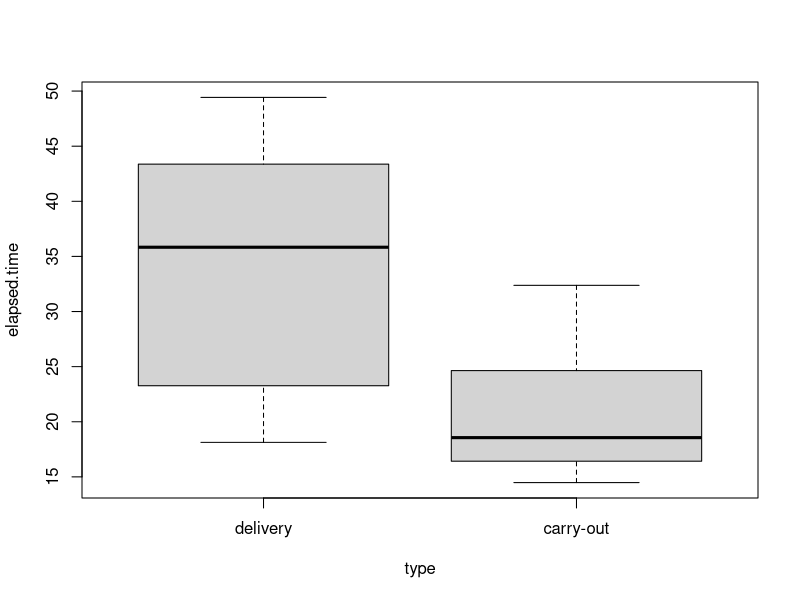

Generate this figure with R:
## --------------------------------------
## IIE/RA 3 - Sally Model’s SM Pizza Shop
## --------------------------------------

rm(list = ls()) # ажлын огторгуйг цэвэрлэх

# set.seed(1) # сийдийг бэхлэх

## Үндсэн параметрүүд

the.number.of.person.at.make.table = 3 # <= 3
oven.size = 1 # <= 3
the.number.of.delivery.person = 6

## Шаардагдах тархалтуудыг загварчлах

# Гурвалжин тархалт

rtriangular = function (n, a, c, b) {
  ifelse((u = runif(n)) < (c-a)/(b-a), a + sqrt((b-a)*(c-a)*u), b - sqrt((b-a)*(b-c)*(1-u)))
}

# hist(rtriangular(n = 500, a = 0.5, c = 0.7, b = 0.8)) # rtriangular() функцийг шалгах

## Захиалга орж ирэх хугацааны эгшинг загварчлах

simulate.demands = function () {

  demands.per.minute = splinefun( # smoothing
    x = (time = c(0,45,90,135,180)),
    y = (demands = c(20,40,60,40,20) / 60)
  )

  # plot(0:180, demands.per.minute(0:180)) # demands.per.minute() функцийг шалгах

  time = 0
  demands.time = c()
  repeat {
    time.between.demands = rexp(n = 1, rate = demands.per.minute(time))
    time = time + time.between.demands
    if (time > 180) {
      break
    }
    demands.time = c(demands.time, time)
  }
  return(demands.time)

}

demands = simulate.demands()

print(demands)

rm(simulate.demands) # хэрэгцээгүй обьектийг устгах

# ls() # обьектүүдийн жагсаалт

## Захиалгын зарим мэдээлэл: пиццаны тоо ба хэмжээ, захиалгын төрөл (delivery эсвэл carry-out), хүргэлтийн хугацаа

simulate.count.and.size = function (demands = c()) {

  # нэг захиалга дахь пиццаны тоо ба хэмжээний тархалт

  prob.dist.the.number.of.pizza = cumsum(c(64,31,5))/100
  prob.dist.size.of.pizza = cumsum(c(32,56,12))/100

  # пиццаны тоог хэмжээ тус бүрээр ялгаж хадгалах обьектүүд

  large <- medium <- small <- type <- c()

  # нэг захиалга дахь пиццаны тоо ба хэмжээг загварчлах хэсэг

  for (demand in demands) {
    the.number.of.pizza = which.max(prob.dist.the.number.of.pizza > runif(1)) # нэг захиалга дахь пиццаны тоо
    l <- m <- s <- 0
    i = 0
    while (i < the.number.of.pizza) { # пицца нэг бүрийн хэмжээг загварчлах хэсэг
      i = i + 1
      switch(which.max(prob.dist.size.of.pizza > runif(1)), # пиццаны хэмжээ
        (l = l + 1), (m = m + 1), (s = s + 1)
      )
    }
    large = c(large, l); medium = c(medium, m); small = c(small, s) # нэг захиалга дахь том, дунд ба жижиг пиццаны тоо
  }

  # захиалгын төрөл ба хүргэлтийн хугацаа

  type = factor(x = ifelse(runif(n = length(demands)) > 0.4, 1, 2), levels = c(1, 2), labels = c("delivery", "carry-out"), ordered = FALSE)

  delivery.duration = rep(0, times = length(demands)); delivery.demands = which(as.numeric(type) == 1); delivery.duration[delivery.demands] = rtriangular(n = length(delivery.demands), a = 3, c = 5, b = 12)

  # нийт захиалга: цаг, хэмжээ, тоо, захиалгын төрөл, хүргэлтийн хугацаа

  return(data.frame(time = demands, large, medium, small, type, delivery.duration))

}

demands = simulate.count.and.size(demands)

rm(simulate.count.and.size) # хэрэгцээгүй обьектийг устгах

# ls() # обьектүүдийн жагсаалт

print(demands)

## Пиццаны зарим мэдээлэл

simulate.pizza.making = function (demands = data.frame()) {

  demand.id <- size <-
    task_1 <- # Dough and saucing
    task_2 <- # Primary ingredients
    task_3 <- # Final ingredients
    c()

  for (i in as.numeric(row.names(demands))) {
    demand = demands[i,]
    demand.id = c(demand.id, rep(i, times = sum(c(demand[["large"]], demand[["medium"]], demand[["small"]]))))
    if ((n = demand[["large"]]) > 0) {
      size = c(size, rep(3, times = n))
      task_1 = c(task_1, rtriangular(n = n, 0.5, 0.7, 0.8))
      task_2 = c(task_2, rtriangular(n = n, 0.6, 0.8, 1.0))
      task_3 = c(task_3, rtriangular(n = n, 0.5, 0.6, 0.7))
    }
    if ((n = demand[["medium"]]) > 0) {
      size = c(size, rep(2, times = n))
      task_1 = c(task_1, rtriangular(n = n, 0.5, 0.7, 0.8))
      task_2 = c(task_2, rtriangular(n = n, 0.6, 0.8, 1.0))
      task_3 = c(task_3, rtriangular(n = n, 0.5, 0.6, 0.7))
    }
    if ((n = demand[["small"]]) > 0) {
      size = c(size, rep(1, times = n))
      task_1 = c(task_1, rtriangular(n = n, 0.5, 0.7, 0.8))
      task_2 = c(task_2, rtriangular(n = n, 0.6, 0.8, 1.0))
      task_3 = c(task_3, rtriangular(n = n, 0.5, 0.6, 0.7))
    }
  }

  return(data.frame (
    demand.id, # demand id on object "demands"
    size = factor(x = size, levels = c(3,2,1), labels = c("large", "medium", "small"), ordered = TRUE),
    task_1, task_2, task_3
  ))

}

pizzas = simulate.pizza.making(demands)

rm(simulate.pizza.making) # хэрэгцээгүй обьектийг устгах

# ls() # обьектүүдийн жагсаалт

print(pizzas)

## Пиццаг бэлдэх ажлыг загварчлах

pizza.making.one.person = function () {

  made.time = rep(NA, times = nrow(pizzas))
  for (i in as.numeric(row.names(pizzas))) {
    if (i == 1) {
      made.time[i] = demands[["time"]][pizzas[["demand.id"]][i]] + # захиалга орж ирсэн эгшин
        sum(pizzas[i,3:5]) # пиццаг бэлдэх нийт хугацаа
    } else {
      made.time[i] = 
        max(
          made.time[i-1], # өмнөх пиццаг бэлдэж дуусгасан эгшин
          demands[["time"]][pizzas[["demand.id"]][i]] # захиалга орж ирсэн эгшин
        ) +
        sum(pizzas[i,3:5]) # пиццаг бэлдэх нийт хугацаа
    }
  }
  pizzas$made.time = made.time
  return(pizzas)

}

pizza.making.two.person = function () { ## нэг хүн нэг пиццаг дагнан хийх

  pizza.makers.free.time = c(0, 0) # пицца хийгчдийн чөлөөтэй болсон байх хугацааны эгшин, 2 хүн ажиллана
  made.time = rep(NA, times = nrow(pizzas))
  for (i in as.numeric(row.names(pizzas))) {
    time = demands[["time"]][pizzas[["demand.id"]][i]] # захиалга орж ирсэн эгшин
    pizza.making.started = FALSE # пиццаг хийж эхэлсэн эсэхийг заах хувьсагч
    while (!pizza.making.started) { # time эгшинд пицца хийгдэж эхлэхтэй холбогдох тооцоо
      free.mans = which(pizza.makers.free.time <= time) # time эгшинд чөлөөлөгдсөн (чөлөөлөгдөж байх) ажилчид
      if (length(free.mans) > 0) {
        pizza.makers.free.time = pizza.makers.free.time[-free.mans[1]] # чөлөөтэй ажилчдын нэгэнд ажил оногдоно
        made.time[i] = time + # пиццаг хийж эхлэх эгшин
          sum(pizzas[i,3:5]) # пиццаг бэлдэх нийт хугацаа: task_1, task_2 ба task_3
        pizza.makers.free.time = c(pizza.makers.free.time, made.time[i]) # тухайн ажилчны эргэн чөлөөлөгдөх эгшин
        pizza.making.started = TRUE
      } else {
        time = sort(pizza.makers.free.time)[1] # хамгийн түрүүнд чөлөөлөгдөх ажилчны чөлөөлөгдөх эгшин
      }
    }
  }
  pizzas$made.time = made.time
  return(pizzas)

}

pizza.making.three.person = function () {

  made.time <- task_1.start <- task_1.end <- task_2.start <- task_2.end <- task_3.start <- rep(NA, times = nrow(pizzas))
  for (i in as.numeric(row.names(pizzas))) {
    if (i == 1) {
      task_1.start[i] = demands[["time"]][pizzas[["demand.id"]][i]]
      task_2.start[i] = (task_1.end[i] = task_1.start[i] + pizzas[["task_1"]][i])
      task_3.start[i] = (task_2.end[i] = task_2.start[i] + pizzas[["task_2"]][i])
      made.time[i] = task_3.start[i] + pizzas[["task_3"]][i]
    } else if (i == 2) {
      task_1.end[i] = (task_1.start[i] = max(demands[["time"]][pizzas[["demand.id"]][i]], task_1.end[i-1])) + pizzas[["task_1"]][i]
      task_2.end[i] = (task_2.start[i] = max(task_1.end[i], task_2.end[i-1])) + pizzas[["task_2"]][i]
      made.time[i] = (task_3.start[i] = max(task_2.end[i], made.time[i-1])) + pizzas[["task_3"]][i]
    } else {
      task_1.end[i] = (task_1.start[i] = max(demands[["time"]][pizzas[["demand.id"]][i]], task_1.end[i-1], task_2.end[i-2])) + pizzas[["task_1"]][i]
      task_2.end[i] = (task_2.start[i] = max(task_1.end[i], task_2.end[i-1], made.time[i-2])) + pizzas[["task_2"]][i]
      made.time[i] = (task_3.start[i] = max(task_2.end[i], made.time[i-1])) + pizzas[["task_3"]][i]
    }
  }
  pizzas$task_1.start = task_1.start; pizzas$task_1.end = task_1.end
  pizzas$task_2.start = task_2.start; pizzas$task_2.end = task_2.end
  pizzas$task_3.start = task_3.start; pizzas$made.time = made.time
  return(pizzas)

}

pizzas = switch(the.number.of.person.at.make.table,
  pizza.making.one.person(),
  pizza.making.two.person(),
  pizza.making.three.person()
)

rm(pizza.making.one.person, pizza.making.three.person)

print(pizzas)

ls()

## Зуухны хэсгийг загварчлах

oven = function () {

  oven.load.area.size = switch(oven.size, 435, 520, 605) # зуухны талбай

  pizzas$size.as.square.inches <<- apply(as.matrix(as.numeric(pizzas[["size"]])), 1, switch, 115, 175, 250) # пиццаны хэмжээг талбайн хэмжээнд шилжүүлэх

  load.time = rep(NA, times = nrow(pizzas))
  oven.load.area.status = list(
    current.availeble.size = oven.load.area.size, # үлдэгдэл сул зай
    size.will.be.free = list( # чөлөөлөгдөх зайн мэдээлэл
      size = c(), # зайн хэмжээ
      time = c()  # хугацааны эгшин, оруулах хэсгийг чөлөөлөх буюу зууханд шилжих
    )
  )
  for (i in as.numeric(row.names(pizzas))) {
    time = pizzas[["made.time"]][i] # бэлтгэгчийн ширээнээс пицца ирэх үеийн хугацааны эгшин
    pizza.loaded = FALSE # пицца зуухны оруулах хэсэгт шилжсэн эсэхийг заах хувьсагч
    while (!pizza.loaded) { # заагдсан эгшинд пицца зуухны оруулах хэсэгт шилжихтэй холбогдох тооцоо
      # time эгшинд чөлөөлөгдсөн (чөлөөлөгдөж байх) байх зайн хэмжээ
      indices = which(oven.load.area.status$size.will.be.free$time <= time) # чөлөөлөгдөх зай, индексүүд
      if (length(indices) > 0) {
        oven.load.area.status[["current.availeble.size"]] = oven.load.area.status[["current.availeble.size"]] + sum(oven.load.area.status$size.will.be.free$size[indices]) # + чөлөөлөгдөх нийт зайн хэмжээ
        # чөлөөлөгдсөн зайн мэдээллийг устгах
        oven.load.area.status$size.will.be.free$size = oven.load.area.status$size.will.be.free$size[-indices]
        oven.load.area.status$size.will.be.free$time = oven.load.area.status$size.will.be.free$time[-indices]
      }
      # пицца оруулах хэсэгт нэвтрэх ба хүлээгдэх байдлын тооцоо
      if (oven.load.area.status$current.availeble.size >= pizzas[["size.as.square.inches"]][i]) { # пицца оруулах хэсэгт багтана
        oven.load.area.status$current.availeble.size = oven.load.area.status$current.availeble.size - pizzas[["size.as.square.inches"]][i]
        oven.load.area.status$size.will.be.free$size = c(oven.load.area.status$size.will.be.free$size, pizzas[["size.as.square.inches"]][i])
        oven.load.area.status$size.will.be.free$time = c(oven.load.area.status$size.will.be.free$time, time + 1.9) # хугацааны тухайн эгшин + зуухны оруулах хэсэгт өнгөрүүлэх хугацаа
        load.time[i] = time
        pizza.loaded = TRUE # пицца оруулах хэсэгт шилжсэн
      } else { # пицца багтаагүй, хүлээгдэнэ
        # пицца оруулах хэсгийг орхих буюу зай чөлөөлөгдөх хамгийн ойрын эгшинг тодорхойлох
        time = oven.load.area.status$size.will.be.free$time[1]
      }
    }
  }

  pizzas$baked.time <<- (pizzas$from.load.to.bake.time <<- (pizzas$load.time <<- load.time) + 1.9) + 7.5

}

oven()

rm(oven)

print(pizzas)

## Хэрчиж савлах, захиалгыг гаргах хэсгийг загварчлах

# data = scan(file = "~/Dropbox/Job/Research/PhD/Хичээл/Симуляцийн аргууд/Simulation Contest/IIE_SM_3.dat") # Захиалгыг багцалж бэлдэхэд зарцуулагдах хугацаа гэж үзэв. Жич: Захиалгын хэмжээтэй хамааралгүйгээр өгчээ.
# hist(data) # тайлбар дээр "алдаатай" гэсэн нь хоёр тархалтын холимог маягаар илэрч буй бололтой
# data = data[which(data < 6)]
# hist(data) # тархалтыг  a = 1, c = 3, b = 6 параметрүүдтэй гурвалжин тархалт гэж үзье
# rm(data)

cut.and.box = function () {

  cut.and.box = rep(NA, times = nrow(demands))
  for (i in as.numeric(row.names(demands))) {
    cut.and.box[i] = max(pizzas[["baked.time"]][which(pizzas[["demand.id"]] == i)]) + rtriangular(n = 1, a = 1, c = 3, b = 6)
  }
  demands$cut.and.box <<- cut.and.box

}

cut.and.box()

rm(cut.and.box)

print(demands)

## Хүргэлтийн хэсгийг загварчлах

delivery = function () {

  delivery.person.back_time = rep(0, times = the.number.of.delivery.person) # хугацааны эхэнд бүх хүргэгч бэлэн байгаа
  delivery.time = rep(NA, times = nrow(demands))
  for (i in as.numeric(row.names(demands))) {
    if (as.numeric(demands[["type"]][i]) == 1) { # delivery
      delivery.person.back_time = sort(delivery.person.back_time) # бэлэн эсвэл хамгийн түрүүнд эргэж ирэх хүргэгч
      delivery.time[i] = max(demands[["cut.and.box"]][i], delivery.person.back_time[1]) + demands[["delivery.duration"]][i]
      delivery.person.back_time[1] = delivery.time[i] + demands[["delivery.duration"]][i] # хүргэгчийн эргэж ирэх хугацаа
    } else { # carry-out
      delivery.time[i] = demands[["cut.and.box"]][i]
    }
  }
  demands$delivery.time <<- delivery.time

}

delivery()

rm(delivery)

print(demands)

## Захиалгыг гүйцэтгэхэд зарцуулсан нийт хугацаа ба түүний зарим статистик үзүүлэлтүүд

demands$elapsed.time = demands[["delivery.time"]] - demands[["time"]]

print(demands)

tapply(demands[["elapsed.time"]], demands[["type"]], mean)
tapply(demands[["elapsed.time"]], demands[["type"]], sd)
tapply(demands[["elapsed.time"]], demands[["type"]], fivenum) # minimum, lower-hinge, median, upper-hinge, maximum
boxplot(formula = elapsed.time ~ type, data = demands)
